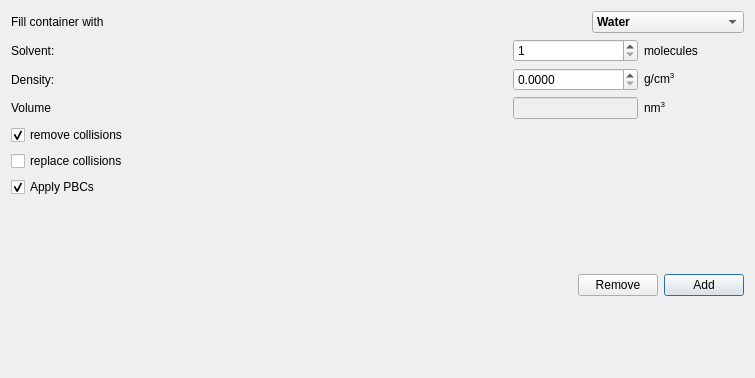
                 <widget class="QWidget" name="page_5">
                  <property name="geometry">
                   <rect>
                    <x>0</x>
                    <y>0</y>
                    <width>755</width>
                    <height>378</height>
                   </rect>
                  </property>
                  <property name="minimumSize">
                   <size>
                    <width>0</width>
                    <height>0</height>
                   </size>
                  </property>
                  <attribute name="label">
                   <string>Solvate</string>
                  </attribute>
                  <layout class="QVBoxLayout" name="verticalLayout_10">
                   <item>
                    <layout class="QHBoxLayout" name="horizontalLayout_22">
                     <item>
                      <widget class="QLabel" name="label_24">
                       <property name="text">
                        <string>Fill container with</string>
                       </property>
                      </widget>
                     </item>
                     <item>
                      <spacer name="horizontalSpacer_27">
                       <property name="orientation">
                        <enum>Qt::Horizontal</enum>
                       </property>
                       <property name="sizeHint" stdset="0">
                        <size>
                         <width>40</width>
                         <height>20</height>
                        </size>
                       </property>
                      </spacer>
                     </item>
                     <item>
                      <widget class="QComboBox" name="solventComboBox">
                       <property name="font">
                        <font>
                         <weight>75</weight>
                         <bold>true</bold>
                        </font>
                       </property>
                       <property name="currentIndex">
                        <number>0</number>
                       </property>
                       <property name="sizeAdjustPolicy">
                        <enum>QComboBox::AdjustToContents</enum>
                       </property>
                       <item>
                        <property name="text">
                         <string>Water</string>
                        </property>
                       </item>
                       <item>
                        <property name="text">
                         <string>Acetone</string>
                        </property>
                       </item>
                       <item>
                        <property name="text">
                         <string>Chloroform</string>
                        </property>
                       </item>
                       <item>
                        <property name="text">
                         <string>Chloroform (4 atoms)</string>
                        </property>
                       </item>
                       <item>
                        <property name="text">
                         <string>THF</string>
                        </property>
                       </item>
                       <item>
                        <property name="text">
                         <string>Argon</string>
                        </property>
                       </item>
                       <item>
                        <property name="text">
                         <string>Selected Molecule</string>
                        </property>
                       </item>
                      </widget>
                     </item>
                    </layout>
                   </item>
                   <item>
                    <layout class="QHBoxLayout" name="horizontalLayout_30">
                     <item>
                      <widget class="QLabel" name="label_18">
                       <property name="text">
                        <string>Solvent:</string>
                       </property>
                      </widget>
                     </item>
                     <item>
                      <widget class="QSpinBox" name="molBox">
                       <property name="maximumSize">
                        <size>
                         <width>125</width>
                         <height>16777215</height>
                        </size>
                       </property>
                       <property name="minimum">
                        <number>1</number>
                       </property>
                       <property name="maximum">
                        <number>1000000</number>
                       </property>
                      </widget>
                     </item>
                     <item>
                      <widget class="QLabel" name="label_23">
                       <property name="maximumSize">
                        <size>
                         <width>100</width>
                         <height>16777215</height>
                        </size>
                       </property>
                       <property name="text">
                        <string>molecules</string>
                       </property>
                      </widget>
                     </item>
                    </layout>
                   </item>
                   <item>
                    <layout class="QHBoxLayout" name="horizontalLayout_23">
                     <item>
                      <widget class="QLabel" name="label_12">
                       <property name="text">
                        <string>Density:</string>
                       </property>
                      </widget>
                     </item>
                     <item>
                      <widget class="QDoubleSpinBox" name="densitySpinBox">
                       <property name="maximumSize">
                        <size>
                         <width>125</width>
                         <height>16777215</height>
                        </size>
                       </property>
                       <property name="decimals">
                        <number>4</number>
                       </property>
                       <property name="maximum">
                        <double>99999.000000000000000</double>
                       </property>
                       <property name="singleStep">
                        <double>0.100000000000000</double>
                       </property>
                      </widget>
                     </item>
                     <item>
                      <widget class="QLabel" name="label_19">
                       <property name="sizePolicy">
                        <sizepolicy hsizetype="Preferred" vsizetype="Preferred">
                         <horstretch>0</horstretch>
                         <verstretch>0</verstretch>
                        </sizepolicy>
                       </property>
                       <property name="minimumSize">
                        <size>
                         <width>75</width>
                         <height>0</height>
                        </size>
                       </property>
                       <property name="maximumSize">
                        <size>
                         <width>100</width>
                         <height>16777215</height>
                        </size>
                       </property>
                       <property name="text">
                        <string>g/cm&lt;sup&gt;3&lt;/sup&gt;</string>
                       </property>
                      </widget>
                     </item>
                    </layout>
                   </item>
                   <item>
                    <layout class="QHBoxLayout" name="horizontalLayout_24">
                     <item>
                      <widget class="QLabel" name="label_20">
                       <property name="text">
                        <string>Volume</string>
                       </property>
                      </widget>
                     </item>
                     <item>
                      <widget class="QLineEdit" name="volLineEdit">
                       <property name="enabled">
                        <bool>false</bool>
                       </property>
                       <property name="sizePolicy">
                        <sizepolicy hsizetype="Fixed" vsizetype="Fixed">
                         <horstretch>0</horstretch>
                         <verstretch>0</verstretch>
                        </sizepolicy>
                       </property>
                       <property name="minimumSize">
                        <size>
                         <width>0</width>
                         <height>0</height>
                        </size>
                       </property>
                       <property name="maximumSize">
                        <size>
                         <width>125</width>
                         <height>16777215</height>
                        </size>
                       </property>
                       <property name="toolTip">
                        <string>Volume of the box</string>
                       </property>
                       <property name="readOnly">
                        <bool>true</bool>
                       </property>
                      </widget>
                     </item>
                     <item>
                      <widget class="QLabel" name="label_21">
                       <property name="sizePolicy">
                        <sizepolicy hsizetype="Fixed" vsizetype="Preferred">
                         <horstretch>0</horstretch>
                         <verstretch>0</verstretch>
                        </sizepolicy>
                       </property>
                       <property name="minimumSize">
                        <size>
                         <width>30</width>
                         <height>0</height>
                        </size>
                       </property>
                       <property name="maximumSize">
                        <size>
                         <width>100</width>
                         <height>16777215</height>
                        </size>
                       </property>
                       <property name="text">
                        <string>nm&lt;sup&gt;3&lt;/sup&gt;</string>
                       </property>
                      </widget>
                     </item>
                    </layout>
                   </item>
                   <item>
                    <layout class="QHBoxLayout" name="horizontalLayout">
                     <item>
                      <widget class="QCheckBox" name="collisionsBox">
                       <property name="maximumSize">
                        <size>
                         <width>225</width>
                         <height>16777215</height>
                        </size>
                       </property>
                       <property name="text">
                        <string>remove collisions</string>
                       </property>
                       <property name="checked">
                        <bool>true</bool>
                       </property>
                      </widget>
                     </item>
                     <item>
                      <spacer name="horizontalSpacer_3">
                       <property name="orientation">
                        <enum>Qt::Horizontal</enum>
                       </property>
                       <property name="sizeHint" stdset="0">
                        <size>
                         <width>40</width>
                         <height>20</height>
                        </size>
                       </property>
                      </spacer>
                     </item>
                    </layout>
                   </item>
                   <item>
                    <layout class="QHBoxLayout" name="horizontalLayout_3">
                     <item>
                      <widget class="QCheckBox" name="replaceCheckBox">
                       <property name="text">
                        <string>replace collisions</string>
                       </property>
                      </widget>
                     </item>
                     <item>
                      <spacer name="horizontalSpacer_2">
                       <property name="orientation">
                        <enum>Qt::Horizontal</enum>
                       </property>
                       <property name="sizeHint" stdset="0">
                        <size>
                         <width>40</width>
                         <height>20</height>
                        </size>
                       </property>
                      </spacer>
                     </item>
                    </layout>
                   </item>
                   <item>
                    <layout class="QHBoxLayout" name="horizontalLayout_4">
                     <item>
                      <widget class="QCheckBox" name="pcbBox">
                       <property name="text">
                        <string>Apply PBCs</string>
                       </property>
                       <property name="checked">
                        <bool>true</bool>
                       </property>
                      </widget>
                     </item>
                     <item>
                      <spacer name="horizontalSpacer">
                       <property name="orientation">
                        <enum>Qt::Horizontal</enum>
                       </property>
                       <property name="sizeHint" stdset="0">
                        <size>
                         <width>40</width>
                         <height>20</height>
                        </size>
                       </property>
                      </spacer>
                     </item>
                    </layout>
                   </item>
                   <item>
                    <spacer name="verticalSpacer_10">
                     <property name="orientation">
                      <enum>Qt::Vertical</enum>
                     </property>
                     <property name="sizeHint" stdset="0">
                      <size>
                       <width>20</width>
                       <height>40</height>
                      </size>
                     </property>
                    </spacer>
                   </item>
                   <item>
                    <layout class="QHBoxLayout" name="horizontalLayout_25">
                     <item>
                      <spacer name="horizontalSpacer_17">
                       <property name="orientation">
                        <enum>Qt::Horizontal</enum>
                       </property>
                       <property name="sizeHint" stdset="0">
                        <size>
                         <width>40</width>
                         <height>20</height>
                        </size>
                       </property>
                      </spacer>
                     </item>
                     <item>
                      <widget class="QPushButton" name="removeButton">
                       <property name="toolTip">
                        <string>Remove selected solvent</string>
                       </property>
                       <property name="text">
                        <string>Remove</string>
                       </property>
                      </widget>
                     </item>
                     <item>
                      <widget class="QPushButton" name="addButton">
                       <property name="toolTip">
                        <string>Add solvent</string>
                       </property>
                       <property name="text">
                        <string>Add</string>
                       </property>
                       <property name="default">
                        <bool>true</bool>
                       </property>
                      </widget>
                     </item>
                    </layout>
                   </item>
                   <item>
                    <spacer name="verticalSpacer_9">
                     <property name="orientation">
                      <enum>Qt::Vertical</enum>
                     </property>
                     <property name="sizeHint" stdset="0">
                      <size>
                       <width>20</width>
                       <height>40</height>
                      </size>
                     </property>
                    </spacer>
                   </item>
                  </layout>
                  <zorder></zorder>
                  <zorder>verticalSpacer_9</zorder>
                  <zorder>verticalSpacer_10</zorder>
                 </widget>
